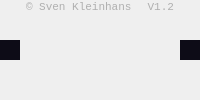
        <widget class="QFrame" name="footer">
         <property name="minimumSize">
          <size>
           <width>0</width>
           <height>20</height>
          </size>
         </property>
         <property name="frameShape">
          <enum>QFrame::NoFrame</enum>
         </property>
         <property name="frameShadow">
          <enum>QFrame::Raised</enum>
         </property>
         <layout class="QHBoxLayout" name="horizontalLayout_2">
          <property name="leftMargin">
           <number>0</number>
          </property>
          <property name="topMargin">
           <number>0</number>
          </property>
          <property name="rightMargin">
           <number>0</number>
          </property>
          <property name="bottomMargin">
           <number>0</number>
          </property>
          <item>
           <widget class="QFrame" name="sizegrip_bl">
            <property name="minimumSize">
             <size>
              <width>20</width>
              <height>20</height>
             </size>
            </property>
            <property name="maximumSize">
             <size>
              <width>20</width>
              <height>20</height>
             </size>
            </property>
            <property name="styleSheet">
             <string notr="true">background-color: rgb(13, 12, 23);</string>
            </property>
            <property name="frameShape">
             <enum>QFrame::NoFrame</enum>
            </property>
            <property name="frameShadow">
             <enum>QFrame::Raised</enum>
            </property>
           </widget>
          </item>
          <item alignment="Qt::AlignLeft|Qt::AlignTop">
           <widget class="QLabel" name="creator">
            <property name="palette">
             <palette>
              <active>
               <colorrole role="WindowText">
                <brush brushstyle="SolidPattern">
                 <color alpha="255">
                  <red>175</red>
                  <green>175</green>
                  <blue>175</blue>
                 </color>
                </brush>
               </colorrole>
               <colorrole role="Button">
                <brush brushstyle="SolidPattern">
                 <color alpha="255">
                  <red>13</red>
                  <green>12</green>
                  <blue>23</blue>
                 </color>
                </brush>
               </colorrole>
               <colorrole role="Text">
                <brush brushstyle="SolidPattern">
                 <color alpha="255">
                  <red>175</red>
                  <green>175</green>
                  <blue>175</blue>
                 </color>
                </brush>
               </colorrole>
               <colorrole role="ButtonText">
                <brush brushstyle="SolidPattern">
                 <color alpha="255">
                  <red>175</red>
                  <green>175</green>
                  <blue>175</blue>
                 </color>
                </brush>
               </colorrole>
               <colorrole role="Base">
                <brush brushstyle="SolidPattern">
                 <color alpha="255">
                  <red>13</red>
                  <green>12</green>
                  <blue>23</blue>
                 </color>
                </brush>
               </colorrole>
               <colorrole role="Window">
                <brush brushstyle="SolidPattern">
                 <color alpha="255">
                  <red>13</red>
                  <green>12</green>
                  <blue>23</blue>
                 </color>
                </brush>
               </colorrole>
               <colorrole role="PlaceholderText">
                <brush brushstyle="NoBrush">
                 <color alpha="128">
                  <red>175</red>
                  <green>175</green>
                  <blue>175</blue>
                 </color>
                </brush>
               </colorrole>
              </active>
              <inactive>
               <colorrole role="WindowText">
                <brush brushstyle="SolidPattern">
                 <color alpha="255">
                  <red>175</red>
                  <green>175</green>
                  <blue>175</blue>
                 </color>
                </brush>
               </colorrole>
               <colorrole role="Button">
                <brush brushstyle="SolidPattern">
                 <color alpha="255">
                  <red>13</red>
                  <green>12</green>
                  <blue>23</blue>
                 </color>
                </brush>
               </colorrole>
               <colorrole role="Text">
                <brush brushstyle="SolidPattern">
                 <color alpha="255">
                  <red>175</red>
                  <green>175</green>
                  <blue>175</blue>
                 </color>
                </brush>
               </colorrole>
               <colorrole role="ButtonText">
                <brush brushstyle="SolidPattern">
                 <color alpha="255">
                  <red>175</red>
                  <green>175</green>
                  <blue>175</blue>
                 </color>
                </brush>
               </colorrole>
               <colorrole role="Base">
                <brush brushstyle="SolidPattern">
                 <color alpha="255">
                  <red>13</red>
                  <green>12</green>
                  <blue>23</blue>
                 </color>
                </brush>
               </colorrole>
               <colorrole role="Window">
                <brush brushstyle="SolidPattern">
                 <color alpha="255">
                  <red>13</red>
                  <green>12</green>
                  <blue>23</blue>
                 </color>
                </brush>
               </colorrole>
               <colorrole role="PlaceholderText">
                <brush brushstyle="NoBrush">
                 <color alpha="128">
                  <red>175</red>
                  <green>175</green>
                  <blue>175</blue>
                 </color>
                </brush>
               </colorrole>
              </inactive>
              <disabled>
               <colorrole role="WindowText">
                <brush brushstyle="SolidPattern">
                 <color alpha="255">
                  <red>175</red>
                  <green>175</green>
                  <blue>175</blue>
                 </color>
                </brush>
               </colorrole>
               <colorrole role="Button">
                <brush brushstyle="SolidPattern">
                 <color alpha="255">
                  <red>13</red>
                  <green>12</green>
                  <blue>23</blue>
                 </color>
                </brush>
               </colorrole>
               <colorrole role="Text">
                <brush brushstyle="SolidPattern">
                 <color alpha="255">
                  <red>175</red>
                  <green>175</green>
                  <blue>175</blue>
                 </color>
                </brush>
               </colorrole>
               <colorrole role="ButtonText">
                <brush brushstyle="SolidPattern">
                 <color alpha="255">
                  <red>175</red>
                  <green>175</green>
                  <blue>175</blue>
                 </color>
                </brush>
               </colorrole>
               <colorrole role="Base">
                <brush brushstyle="SolidPattern">
                 <color alpha="255">
                  <red>13</red>
                  <green>12</green>
                  <blue>23</blue>
                 </color>
                </brush>
               </colorrole>
               <colorrole role="Window">
                <brush brushstyle="SolidPattern">
                 <color alpha="255">
                  <red>13</red>
                  <green>12</green>
                  <blue>23</blue>
                 </color>
                </brush>
               </colorrole>
               <colorrole role="PlaceholderText">
                <brush brushstyle="NoBrush">
                 <color alpha="128">
                  <red>175</red>
                  <green>175</green>
                  <blue>175</blue>
                 </color>
                </brush>
               </colorrole>
              </disabled>
             </palette>
            </property>
            <property name="font">
             <font>
              <family>Courier New</family>
              <pointsize>8</pointsize>
             </font>
            </property>
            <property name="styleSheet">
             <string notr="true"/>
            </property>
            <property name="text">
             <string>© Sven Kleinhans</string>
            </property>
           </widget>
          </item>
          <item alignment="Qt::AlignRight|Qt::AlignTop">
           <widget class="QLabel" name="version">
            <property name="palette">
             <palette>
              <active>
               <colorrole role="WindowText">
                <brush brushstyle="SolidPattern">
                 <color alpha="255">
                  <red>175</red>
                  <green>175</green>
                  <blue>175</blue>
                 </color>
                </brush>
               </colorrole>
               <colorrole role="Button">
                <brush brushstyle="SolidPattern">
                 <color alpha="255">
                  <red>13</red>
                  <green>12</green>
                  <blue>23</blue>
                 </color>
                </brush>
               </colorrole>
               <colorrole role="Text">
                <brush brushstyle="SolidPattern">
                 <color alpha="255">
                  <red>175</red>
                  <green>175</green>
                  <blue>175</blue>
                 </color>
                </brush>
               </colorrole>
               <colorrole role="ButtonText">
                <brush brushstyle="SolidPattern">
                 <color alpha="255">
                  <red>175</red>
                  <green>175</green>
                  <blue>175</blue>
                 </color>
                </brush>
               </colorrole>
               <colorrole role="Base">
                <brush brushstyle="SolidPattern">
                 <color alpha="255">
                  <red>13</red>
                  <green>12</green>
                  <blue>23</blue>
                 </color>
                </brush>
               </colorrole>
               <colorrole role="Window">
                <brush brushstyle="SolidPattern">
                 <color alpha="255">
                  <red>13</red>
                  <green>12</green>
                  <blue>23</blue>
                 </color>
                </brush>
               </colorrole>
               <colorrole role="PlaceholderText">
                <brush brushstyle="NoBrush">
                 <color alpha="128">
                  <red>175</red>
                  <green>175</green>
                  <blue>175</blue>
                 </color>
                </brush>
               </colorrole>
              </active>
              <inactive>
               <colorrole role="WindowText">
                <brush brushstyle="SolidPattern">
                 <color alpha="255">
                  <red>175</red>
                  <green>175</green>
                  <blue>175</blue>
                 </color>
                </brush>
               </colorrole>
               <colorrole role="Button">
                <brush brushstyle="SolidPattern">
                 <color alpha="255">
                  <red>13</red>
                  <green>12</green>
                  <blue>23</blue>
                 </color>
                </brush>
               </colorrole>
               <colorrole role="Text">
                <brush brushstyle="SolidPattern">
                 <color alpha="255">
                  <red>175</red>
                  <green>175</green>
                  <blue>175</blue>
                 </color>
                </brush>
               </colorrole>
               <colorrole role="ButtonText">
                <brush brushstyle="SolidPattern">
                 <color alpha="255">
                  <red>175</red>
                  <green>175</green>
                  <blue>175</blue>
                 </color>
                </brush>
               </colorrole>
               <colorrole role="Base">
                <brush brushstyle="SolidPattern">
                 <color alpha="255">
                  <red>13</red>
                  <green>12</green>
                  <blue>23</blue>
                 </color>
                </brush>
               </colorrole>
               <colorrole role="Window">
                <brush brushstyle="SolidPattern">
                 <color alpha="255">
                  <red>13</red>
                  <green>12</green>
                  <blue>23</blue>
                 </color>
                </brush>
               </colorrole>
               <colorrole role="PlaceholderText">
                <brush brushstyle="NoBrush">
                 <color alpha="128">
                  <red>175</red>
                  <green>175</green>
                  <blue>175</blue>
                 </color>
                </brush>
               </colorrole>
              </inactive>
              <disabled>
               <colorrole role="WindowText">
                <brush brushstyle="SolidPattern">
                 <color alpha="255">
                  <red>175</red>
                  <green>175</green>
                  <blue>175</blue>
                 </color>
                </brush>
               </colorrole>
               <colorrole role="Button">
                <brush brushstyle="SolidPattern">
                 <color alpha="255">
                  <red>13</red>
                  <green>12</green>
                  <blue>23</blue>
                 </color>
                </brush>
               </colorrole>
               <colorrole role="Text">
                <brush brushstyle="SolidPattern">
                 <color alpha="255">
                  <red>175</red>
                  <green>175</green>
                  <blue>175</blue>
                 </color>
                </brush>
               </colorrole>
               <colorrole role="ButtonText">
                <brush brushstyle="SolidPattern">
                 <color alpha="255">
                  <red>175</red>
                  <green>175</green>
                  <blue>175</blue>
                 </color>
                </brush>
               </colorrole>
               <colorrole role="Base">
                <brush brushstyle="SolidPattern">
                 <color alpha="255">
                  <red>13</red>
                  <green>12</green>
                  <blue>23</blue>
                 </color>
                </brush>
               </colorrole>
               <colorrole role="Window">
                <brush brushstyle="SolidPattern">
                 <color alpha="255">
                  <red>13</red>
                  <green>12</green>
                  <blue>23</blue>
                 </color>
                </brush>
               </colorrole>
               <colorrole role="PlaceholderText">
                <brush brushstyle="NoBrush">
                 <color alpha="128">
                  <red>175</red>
                  <green>175</green>
                  <blue>175</blue>
                 </color>
                </brush>
               </colorrole>
              </disabled>
             </palette>
            </property>
            <property name="font">
             <font>
              <family>Courier New</family>
              <pointsize>8</pointsize>
             </font>
            </property>
            <property name="styleSheet">
             <string notr="true"/>
            </property>
            <property name="text">
             <string>V1.2</string>
            </property>
            <property name="alignment">
             <set>Qt::AlignRight|Qt::AlignTrailing|Qt::AlignVCenter</set>
            </property>
           </widget>
          </item>
          <item>
           <widget class="QFrame" name="sizegrip_br">
            <property name="minimumSize">
             <size>
              <width>20</width>
              <height>20</height>
             </size>
            </property>
            <property name="maximumSize">
             <size>
              <width>20</width>
              <height>20</height>
             </size>
            </property>
            <property name="styleSheet">
             <string notr="true">background-color: rgb(13, 12, 23);</string>
            </property>
            <property name="frameShape">
             <enum>QFrame::NoFrame</enum>
            </property>
            <property name="frameShadow">
             <enum>QFrame::Raised</enum>
            </property>
           </widget>
          </item>
         </layout>
        </widget>
